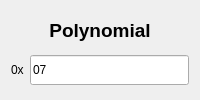
              <widget class="QWidget" name="page_crc">
               <property name="maximumSize">
                <size>
                 <width>16777215</width>
                 <height>100</height>
                </size>
               </property>
               <layout class="QVBoxLayout" name="verticalLayout_22">
                <item>
                 <widget class="QLabel" name="label_12">
                  <property name="maximumSize">
                   <size>
                    <width>16777215</width>
                    <height>30</height>
                   </size>
                  </property>
                  <property name="font">
                   <font>
                    <pointsize>14</pointsize>
                    <bold>true</bold>
                   </font>
                  </property>
                  <property name="text">
                   <string>Polynomial</string>
                  </property>
                  <property name="alignment">
                   <set>Qt::AlignmentFlag::AlignCenter</set>
                  </property>
                 </widget>
                </item>
                <item>
                 <layout class="QHBoxLayout" name="horizontalLayout_7">
                  <item>
                   <widget class="QLabel" name="label_17">
                    <property name="text">
                     <string>0x</string>
                    </property>
                   </widget>
                  </item>
                  <item>
                   <widget class="QLineEdit" name="lineE_crc8">
                    <property name="maximumSize">
                     <size>
                      <width>16777215</width>
                      <height>30</height>
                     </size>
                    </property>
                    <property name="inputMask">
                     <string>HH</string>
                    </property>
                    <property name="text">
                     <string>07</string>
                    </property>
                   </widget>
                  </item>
                 </layout>
                </item>
               </layout>
              </widget>
